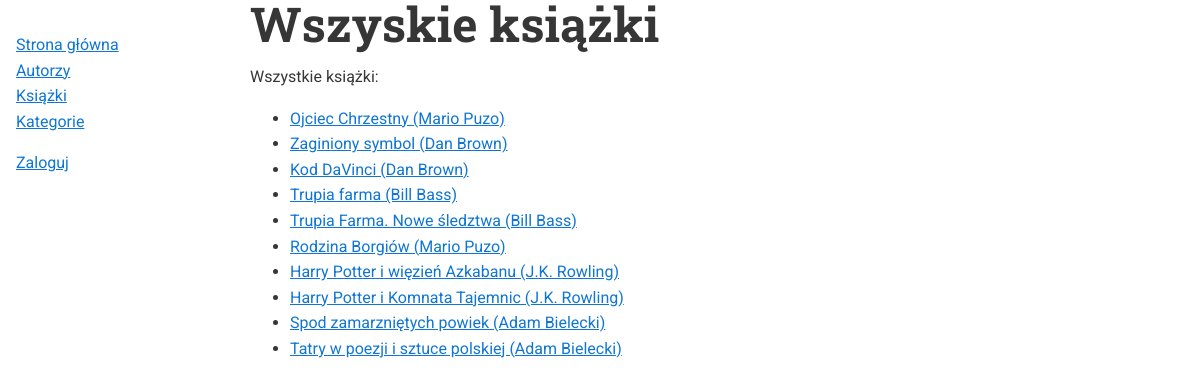
The page /books/ on the database its author committed.
### books/models.py (models this page shows)
class Book(models.Model):
    title = models.CharField(
        max_length=200,
        null=False,
        blank=False,
        verbose_name="Title",
        help_text="",
    )
    author = models.ForeignKey(
        Author, on_delete=models.PROTECT,
        null=False,
        blank=False,
        verbose_name="Author",
        help_text="",
    )
    categories = models.ManyToManyField(
        "Category",
        blank=False,
        verbose_name="Categories",
        help_text="",
    )
    pages = models.PositiveIntegerField(
        null=True,
        blank=True,
        verbose_name="Pages",
        help_text="",
    )
    description = models.TextField(
        blank=True,
        verbose_name="Description",
        help_text="",
    )
    cover = models.ImageField(
        blank=True, null=False, default="",
        verbose_name="Cover image",
        help_text="",
    )
    def __str__(self):
        return f'{self.title} ({self.author})'

class Author(models.Model):
    first_name = models.CharField(
        max_length=50,
        null=False,
        blank=False,
        verbose_name="First Name",
        help_text="",
    )
    last_name = models.CharField(
        max_length=100,
        null=False,
        blank=False,
        verbose_name="Last Name",
        help_text="",
    )
    birth_date = models.DateField(
        null=True,
        blank=True,
        verbose_name="Birth Date",
        help_text="",
    )
    web_site = models.URLField(
        null=False,
        blank=True,
        default="",
        verbose_name="Web Site Address",
        help_text="",
    )
    def __str__(self):
        return f'{self.first_name} {self.last_name}'

### books/views.py (the view)
# urls.py: path('books/', views.BookList.as_view(), name='list-books'),
class BookList(ListView):
    model = Book
    template_name = 'books/list_books.html'
    extra_context = {
        'title': 'Wszyskie książki',
    }

### templates/books/list_books.html
{% extends "base_books.html" %}
{% block content %}
<p>Wszystkie książki:</p>
<ul>
{% for book in object_list %}
    <li><a href="{% url 'books:book-details' book.pk %}">{{ book }}</a></li>
{% endfor %}
</ul>
{% endblock %}

### books/static/books/books.css (style rules this page uses)
*, *::before, *::after { box-sizing: border-box; }
:root { --ff-sans: 'Roboto', sans-serif; --ff-headers: 'Roboto Slab', serif; --fw-regular: 400; --fw-bold: 700; --fs-h1: 3rem; --fs-h2: 2.25rem; --fs-h3: 1.5rem; --fs-body: 1rem; --clr-light: #FFFFFF; --clr-dark: #363636; --clr-accent: #0f76d6; --clr-logo: #06427a; }
body { background-color: var(--clr-light); color: var(--clr-dark); margin: 0; font-family: var(--ff-sans); font-size: var(--fs-body); font-weight: var(--fw-regular); line-height: 1.6; }
a { color: var(--clr-accent); }
@media (min-width: 1000px) { body { display: grid; grid-template-columns: 250px 2fr; } }

### rows shown on the page
Book: title+author "Ojciec Chrzestny (Mario Puzo)"
Book: title+author "Zaginiony symbol (Dan Brown)"
Book: title+author "Kod DaVinci (Dan Brown)"
Book: title+author "Trupia farma (Bill Bass)"
Book: title+author "Trupia Farma. Nowe śledztwa (Bill Bass)"
Book: title+author "Rodzina Borgiów (Mario Puzo)"
Book: title+author "Harry Potter i więzień Azkabanu (J.K. Rowling)"
Book: title+author "Harry Potter i Komnata Tajemnic (J.K. Rowling)"
Book: title+author "Spod zamarzniętych powiek (Adam Bielecki)"
Book: title+author "Tatry w poezji i sztuce polskiej (Adam Bielecki)"
